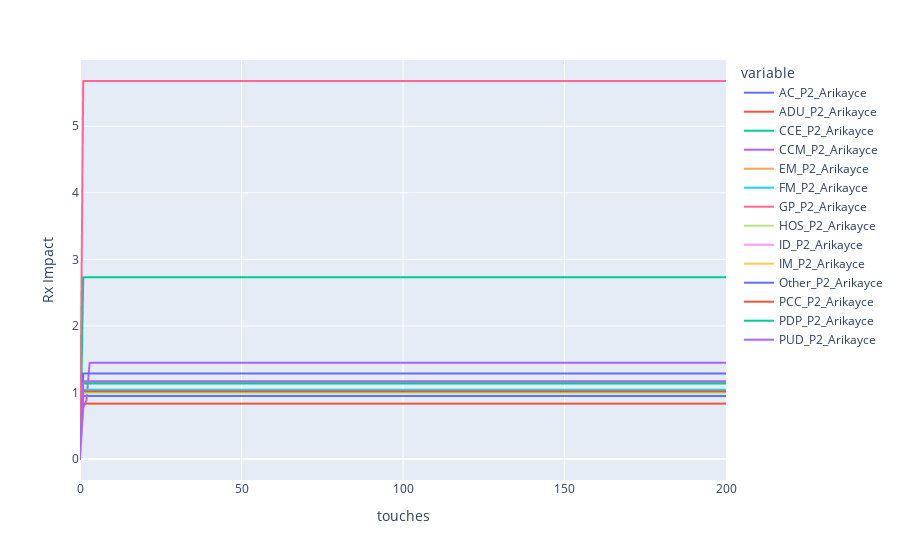

Notebook code cell kept with this figure:
### Code cell
channel2_segment['fig_raw']

### Figure 1 — Plotly figure (JSON) as saved in the notebook; plotly's stock layout.template omitted (floating-point values rounded to 4 significant figures; data arrays with more than 128 entries replaced by an {"elided": "..."} marker saying what was removed)
{"data": [{"hovertemplate": "variable=AC_P2_Arikayce<br>touches=%{x}<br>value=%{y}<extra></extra>", "legendgroup": "AC_P2_Arikayce", "line": {"color": "#636efa", "dash": "solid"}, "marker": {"symbol": "circle"}, "mode": "lines", "name": "AC_P2_Arikayce", "showlegend": true, "type": "scattergl", "x": {"elided": "201 int values"}, "xaxis": "x", "y": {"elided": "201 float values"}, "yaxis": "y"}, {"hovertemplate": "variable=ADU_P2_Arikayce<br>touches=%{x}<br>value=%{y}<extra></extra>", "legendgroup": "ADU_P2_Arikayce", "line": {"color": "#EF553B", "dash": "solid"}, "marker": {"symbol": "circle"}, "mode": "lines", "name": "ADU_P2_Arikayce", "showlegend": true, "type": "scattergl", "x": {"elided": "201 int values"}, "xaxis": "x", "y": {"elided": "201 float values"}, "yaxis": "y"}, {"hovertemplate": "variable=CCE_P2_Arikayce<br>touches=%{x}<br>value=%{y}<extra></extra>", "legendgroup": "CCE_P2_Arikayce", "line": {"color": "#00cc96", "dash": "solid"}, "marker": {"symbol": "circle"}, "mode": "lines", "name": "CCE_P2_Arikayce", "showlegend": true, "type": "scattergl", "x": {"elided": "201 int values"}, "xaxis": "x", "y": {"elided": "201 float values"}, "yaxis": "y"}, {"hovertemplate": "variable=CCM_P2_Arikayce<br>touches=%{x}<br>value=%{y}<extra></extra>", "legendgroup": "CCM_P2_Arikayce", "line": {"color": "#ab63fa", "dash": "solid"}, "marker": {"symbol": "circle"}, "mode": "lines", "name": "CCM_P2_Arikayce", "showlegend": true, "type": "scattergl", "x": {"elided": "201 int values"}, "xaxis": "x", "y": {"elided": "201 float values"}, "yaxis": "y"}, {"hovertemplate": "variable=EM_P2_Arikayce<br>touches=%{x}<br>value=%{y}<extra></extra>", "legendgroup": "EM_P2_Arikayce", "line": {"color": "#FFA15A", "dash": "solid"}, "marker": {"symbol": "circle"}, "mode": "lines", "name": "EM_P2_Arikayce", "showlegend": true, "type": "scattergl", "x": {"elided": "201 int values"}, "xaxis": "x", "y": {"elided": "201 float values"}, "yaxis": "y"}, {"hovertemplate": "variable=FM_P2_Arikayce<br>touches=%{x}<br>value=%{y}<extra></extra>", "legendgroup": "FM_P2_Arikayce", "line": {"color": "#19d3f3", "dash": "solid"}, "marker": {"symbol": "circle"}, "mode": "lines", "name": "FM_P2_Arikayce", "showlegend": true, "type": "scattergl", "x": {"elided": "201 int values"}, "xaxis": "x", "y": {"elided": "201 float values"}, "yaxis": "y"}, {"hovertemplate": "variable=GP_P2_Arikayce<br>touches=%{x}<br>value=%{y}<extra></extra>", "legendgroup": "GP_P2_Arikayce", "line": {"color": "#FF6692", "dash": "solid"}, "marker": {"symbol": "circle"}, "mode": "lines", "name": "GP_P2_Arikayce", "showlegend": true, "type": "scattergl", "x": {"elided": "201 int values"}, "xaxis": "x", "y": {"elided": "201 float values"}, "yaxis": "y"}, {"hovertemplate": "variable=HOS_P2_Arikayce<br>touches=%{x}<br>value=%{y}<extra></extra>", "legendgroup": "HOS_P2_Arikayce", "line": {"color": "#B6E880", "dash": "solid"}, "marker": {"symbol": "circle"}, "mode": "lines", "name": "HOS_P2_Arikayce", "showlegend": true, "type": "scattergl", "x": {"elided": "201 int values"}, "xaxis": "x", "y": {"elided": "201 float values"}, "yaxis": "y"}, {"hovertemplate": "variable=ID_P2_Arikayce<br>touches=%{x}<br>value=%{y}<extra></extra>", "legendgroup": "ID_P2_Arikayce", "line": {"color": "#FF97FF", "dash": "solid"}, "marker": {"symbol": "circle"}, "mode": "lines", "name": "ID_P2_Arikayce", "showlegend": true, "type": "scattergl", "x": {"elided": "201 int values"}, "xaxis": "x", "y": {"elided": "201 float values"}, "yaxis": "y"}, {"hovertemplate": "variable=IM_P2_Arikayce<br>touches=%{x}<br>value=%{y}<extra></extra>", "legendgroup": "IM_P2_Arikayce", "line": {"color": "#FECB52", "dash": "solid"}, "marker": {"symbol": "circle"}, "mode": "lines", "name": "IM_P2_Arikayce", "showlegend": true, "type": "scattergl", "x": {"elided": "201 int values"}, "xaxis": "x", "y": {"elided": "201 float values"}, "yaxis": "y"}, {"hovertemplate": "variable=Other_P2_Arikayce<br>touches=%{x}<br>value=%{y}<extra></extra>", "legendgroup": "Other_P2_Arikayce", "line": {"color": "#636efa", "dash": "solid"}, "marker": {"symbol": "circle"}, "mode": "lines", "name": "Other_P2_Arikayce", "showlegend": true, "type": "scattergl", "x": {"elided": "201 int values"}, "xaxis": "x", "y": {"elided": "201 float values"}, "yaxis": "y"}, {"hovertemplate": "variable=PCC_P2_Arikayce<br>touches=%{x}<br>value=%{y}<extra></extra>", "legendgroup": "PCC_P2_Arikayce", "line": {"color": "#EF553B", "dash": "solid"}, "marker": {"symbol": "circle"}, "mode": "lines", "name": "PCC_P2_Arikayce", "showlegend": true, "type": "scattergl", "x": {"elided": "201 int values"}, "xaxis": "x", "y": {"elided": "201 float values"}, "yaxis": "y"}, {"hovertemplate": "variable=PDP_P2_Arikayce<br>touches=%{x}<br>value=%{y}<extra></extra>", "legendgroup": "PDP_P2_Arikayce", "line": {"color": "#00cc96", "dash": "solid"}, "marker": {"symbol": "circle"}, "mode": "lines", "name": "PDP_P2_Arikayce", "showlegend": true, "type": "scattergl", "x": {"elided": "201 int values"}, "xaxis": "x", "y": {"elided": "201 float values"}, "yaxis": "y"}, {"hovertemplate": "variable=PUD_P2_Arikayce<br>touches=%{x}<br>value=%{y}<extra></extra>", "legendgroup": "PUD_P2_Arikayce", "line": {"color": "#ab63fa", "dash": "solid"}, "marker": {"symbol": "circle"}, "mode": "lines", "name": "PUD_P2_Arikayce", "showlegend": true, "type": "scattergl", "x": {"elided": "201 int values"}, "xaxis": "x", "y": {"elided": "201 float values"}, "yaxis": "y"}], "layout": {"legend": {"title": {"text": "variable"}, "tracegroupgap": 0}, "margin": {"t": 60}, "xaxis": {"anchor": "y", "domain": [0, 1], "title": {"text": "touches"}}, "yaxis": {"anchor": "x", "domain": [0, 1], "title": {"text": "Rx Impact"}}}}
